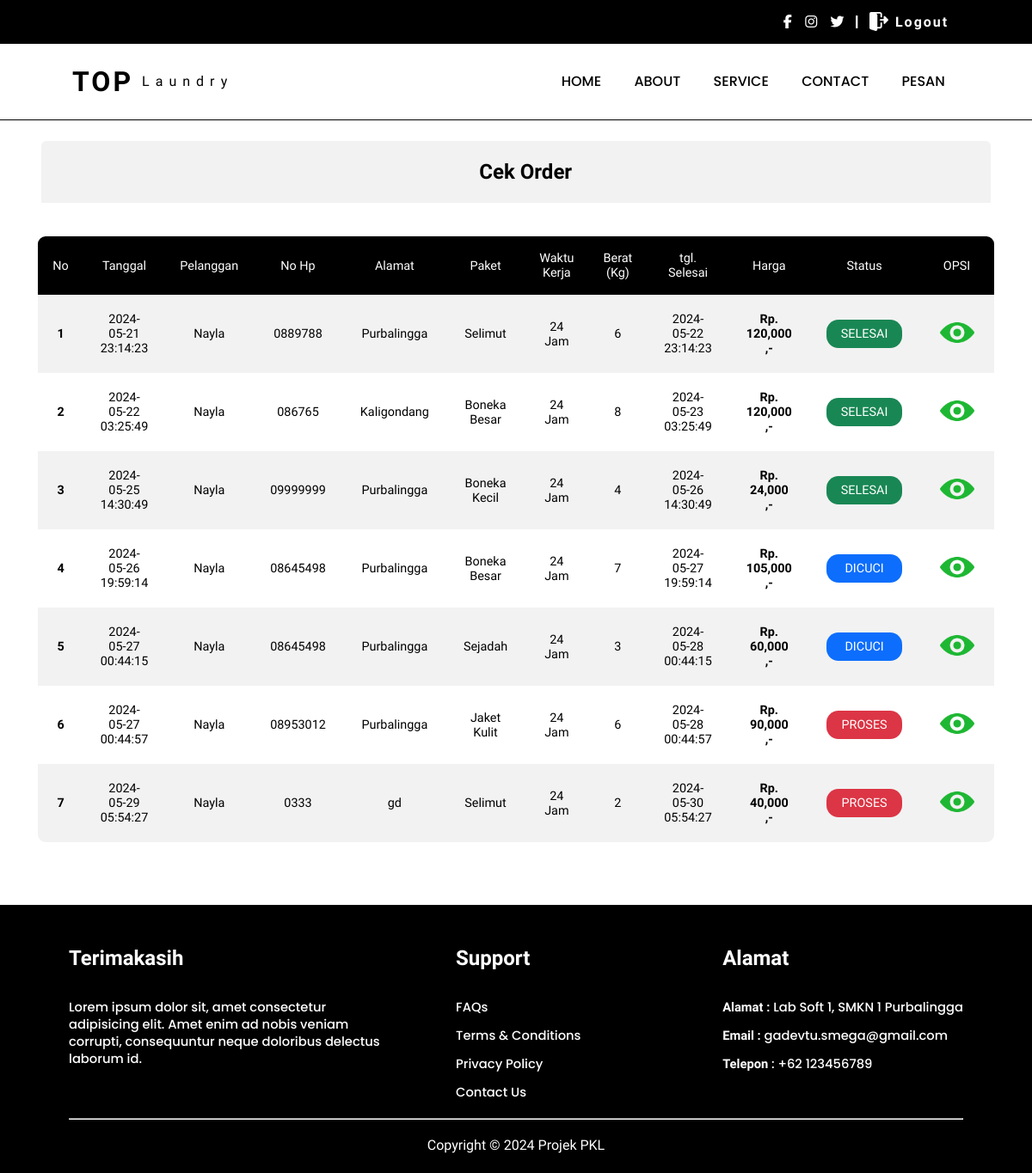
Page /pesan/bahan/cuci_satuan/cuci.php (signed in) on the committed database.
### tables this page shows
CREATE TABLE `tr_cuci_satuan` (
  `id` int(11) NOT NULL,
  `user_id` int(11) NOT NULL,
  `nama` varchar(100) NOT NULL,
  `no_hp` varchar(15) NOT NULL,
  `alamat` text NOT NULL,
  `paket_id` int(11) NOT NULL,
  `waktu` int(11) NOT NULL,
  `jumlah` int(11) NOT NULL,
  `tarif` decimal(10,2) NOT NULL,
  `tgl_masuk` datetime NOT NULL,
  `tgl_keluar` datetime NOT NULL,
  `total_bayar` decimal(10,2) NOT NULL,
  `status` int(11) NOT NULL
);

CREATE TABLE `users_` (
  `id` int(11) NOT NULL,
  `username` varchar(50) NOT NULL,
  `password` varchar(255) NOT NULL,
  `role` varchar(50) NOT NULL DEFAULT 'user'
);

### pesan/bahan/cuci_satuan/cuci.php (the view, shortened to what this page needs)
<?php
include '../asset/header.php';
include '../asset/koneksi.php';
$user_id = $_SESSION['user_id'];
?>
<link rel="stylesheet" href="css/style1.css">
<div class="container">
    <div class="container-tabel">
        <div class="title">
            <h2>Cek Order</h2>
        </div>
        <br><br>
        <table>
            <tr>
                <th>No</th>
                <th>Tanggal</th>
                <th>Pelanggan</th>
                <th>No Hp</th>
                <th>Alamat</th>
                <th>Paket</th>
                <th>Waktu Kerja</th>
                <th>Berat (Kg)</th>
                <th>tgl. Selesai</th>
                <th>Harga</th>
                <th>Status</th>
                <th>OPSI</th>
            </tr>
            <?php
                $data = mysqli_query($koneksi, "SELECT * FROM users_, tr_cuci_satuan WHERE users_.id = '$user_id'");
                $no = 1;
                while($d = mysqli_fetch_array($data)) { ?>
            <tr>
                <td><h4><?php echo $no++; ?></h4></td>
                <td><?php echo $d['tgl_masuk']; ?></td>
                <td><?php echo $d['username']; ?></td>
                <td><?php echo $d['no_hp']; ?></td>
                <td><?php echo $d['alamat']; ?></td>
                <td>
                <?php
                        if($d['paket_id'] == "1"){
                            echo "<div class='label'>Jaket Kulit</div>";
                        } else if($d['paket_id'] == "2"){
                            echo "<div class='label'>Jaket Non Kulit</div>";
                        } else if($d['paket_id'] == "3"){
                            echo "<div class='label'>Boneka Kecil</div>";
                        }else if($d['paket_id'] == "4"){
                            echo "<div class='label'>Boneka Sedang</div>";
                        }else if($d['paket_id'] == "5"){
                            echo "<div class='label'>Boneka Besar</div>";
                        }else if($d['paket_id'] == "6"){
                            echo "<div class='label'>Sejadah</div>";
                        }else if($d['paket_id'] == "7"){
                            echo "<div class='label'>Selimut</div>";
                        }
                    ?>
                </td>
                <td><?php echo $d['waktu']; ?> Jam</td>
                <td><?php echo $d['jumlah']; ?></td>
                <td><?php echo $d['tgl_keluar']; ?></td>
                <td class="harga"><?php echo "Rp. " . number_format($d['total_bayar']) . " ,-"; ?></td>
                <td>
                    <?php
                        if($d['status'] == "0"){
                            echo "<div class='label-proses'>PROSES</div>";
                        } else if($d['status'] == "1"){
                            echo "<div class='label-dicuci'>DICUCI</div>";
                        } else if($d['status'] == "2"){
                            echo "<div class='label-selesai'>SELESAI</div>";
                        }
                    ?>
                </td>
                <td class="opsi">
                    <a href="ts_invoice.php?id=<?php echo $d['id']; ?>" target="_blank" class="btn"><img src="img/eye.png" width="40px"></a>
                </td>
            </tr>
            <?php
                } ?>
        </table>
    </div>
</div>
<?php include '../asset/footer.php'; ?>
</body>
</html>

### pesan/css/header1.css (style rules this page uses)
* { margin: 0; padding: 0; box-sizing: border-box; font-family: "Inter Tight", sans-serif; }
.top i, a { text-decoration: none; color: #fff; padding: 0 .2rem; }

### pesan/css/style1.css (style rules this page uses)
* { margin: 0; padding: 0; box-sizing: border-box; font-family: "Inter Tight", sans-serif; }
.container { padding: 1.5rem 3rem; height: 100%; }
.container-tabel { display: flex; justify-content: center; align-items: center; flex-direction: column; height: 100%; margin: 0 auto; }
.title { width: 100%; padding: 1.4rem 0 1.4rem 1.4rem; background-color: #f2f2f2; text-align: center; border-radius: 6px 6px 0 0; }
table { width: 100%; border-collapse: collapse; text-align: center; border: 1px solid; overflow: hidden; font-size: .9rem; border-radius: 10px; font-weight: 500; }
table th { font-weight: 500; padding: 17px; background-color: #000; color: #fff; }
table td { padding: 20px; }
table tr:nth-child(even) { background-color: #f2f2f2; }
table .harga { font-weight: 700; }
table .label-proses { background-color: #dc3545; color: #fff; padding: 8px 17px; border-radius: 14px; }
table .label-dicuci { background-color: #0d6efd; color: #fff; padding: 8px 17px; border-radius: 14px; }
table .label-selesai { background-color: #198754; color: #fff; padding: 8px 17px; border-radius: 14px; }
table .opsi { align-items: center; }

### admin/assets/css/style1.css (style rules this page uses)
* { margin: 0; padding: 0; box-sizing: border-box; font-family: "Inter Tight", sans-serif; }
.container { padding: 1.5rem 3rem; height: 100%; }
.container-tabel { display: flex; justify-content: center; align-items: center; flex-direction: column; height: 100%; margin: 0 auto; }
.title { width: 100%; padding: 1.4rem 0 1.4rem 1.4rem; background-color: #f2f2f2; text-align: center; border-radius: 6px 6px 0 0; }
table { width: 100%; border-collapse: collapse; text-align: center; border: 1px solid; overflow: hidden; font-size: .9rem; border-radius: 10px; font-weight: 500; }
table th { font-weight: 500; padding: 17px; background-color: #000; color: #fff; }
table td { padding: 20px; }
table tr:nth-child(even) { background-color: #f2f2f2; }
table .harga { font-weight: 700; }
table .label-proses { background-color: #dc3545; color: #fff; padding: 8px 17px; border-radius: 14px; }
table .label-dicuci { background-color: #0d6efd; color: #fff; padding: 8px 17px; border-radius: 14px; }
table .label-selesai { background-color: #198754; color: #fff; padding: 8px 17px; border-radius: 14px; }
table .opsi { align-items: center; }

### rows in the picture
tr_cuci_satuan: tgl_masuk "2024-05-21 23:14:23", users_.username "Nayla", no_hp "0889788", alamat "Purbalingga", shows "Selimut", waktu "24", jumlah "6", tgl_keluar "2024-05-22 23:14:23", total_bayar "120,000", status "SELESAI"
tr_cuci_satuan: tgl_masuk "2024-05-22 03:25:49", users_.username "Nayla", no_hp "086765", alamat "Kaligondang", shows "Boneka Besar", waktu "24", jumlah "8", tgl_keluar "2024-05-23 03:25:49", total_bayar "120,000", status "SELESAI"
tr_cuci_satuan: tgl_masuk "2024-05-25 14:30:49", users_.username "Nayla", no_hp "09999999", alamat "Purbalingga", shows "Boneka Kecil", waktu "24", jumlah "4", tgl_keluar "2024-05-26 14:30:49", total_bayar "24,000", status "SELESAI"
tr_cuci_satuan: tgl_masuk "2024-05-26 19:59:14", users_.username "Nayla", no_hp "08645498", alamat "Purbalingga", shows "Boneka Besar", waktu "24", jumlah "7", tgl_keluar "2024-05-27 19:59:14", total_bayar "105,000", status "DICUCI"
tr_cuci_satuan: tgl_masuk "2024-05-27 00:44:15", users_.username "Nayla", no_hp "08645498", alamat "Purbalingga", shows "Sejadah", waktu "24", jumlah "3", tgl_keluar "2024-05-28 00:44:15", total_bayar "60,000", status "DICUCI"
tr_cuci_satuan: tgl_masuk "2024-05-27 00:44:57", users_.username "Nayla", no_hp "08953012", alamat "Purbalingga", shows "Jaket Kulit", waktu "24", jumlah "6", tgl_keluar "2024-05-28 00:44:57", total_bayar "90,000", status "PROSES"
tr_cuci_satuan: tgl_masuk "2024-05-29 05:54:27", users_.username "Nayla", no_hp "0333", alamat "gd", shows "Selimut", waktu "24", jumlah "2", tgl_keluar "2024-05-30 05:54:27", total_bayar "40,000", status "PROSES"
